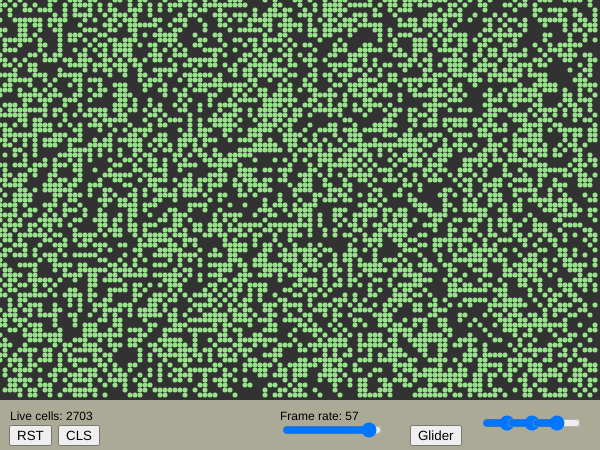
Frame 1 (no input)
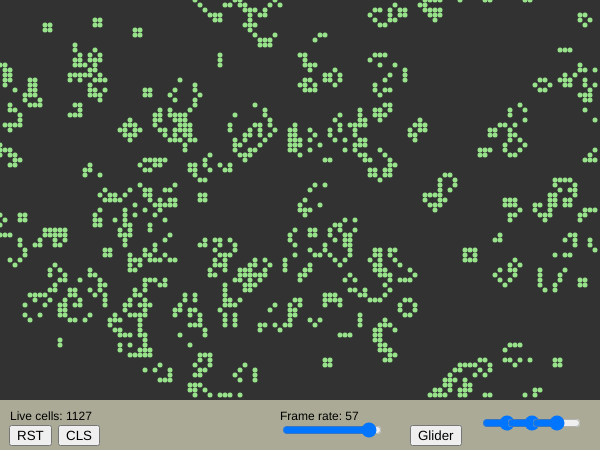
Frame 60 (no input)
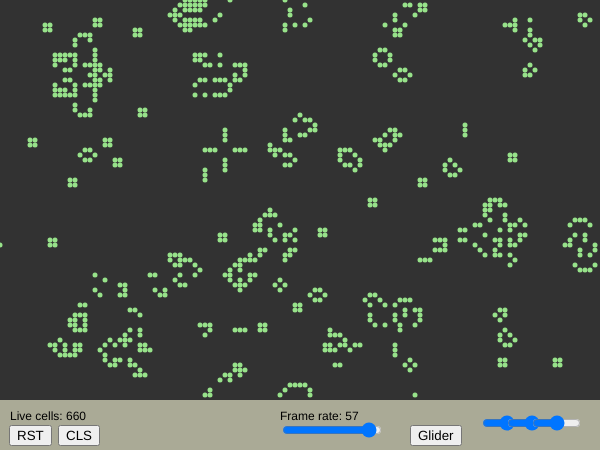
Frame 120 (the mouse pressed at the canvas centre since frame 60)

The p5.js sketch that drew these frames (run headless with seeded random() and noise() and a simulated clock; from frame 60 on, the mouse is pressed at the canvas centre):

// p5.js sketch
// ── sketch.js
var population = [];
var nextPop = [];
var fieldX = 600;
var fieldY = 400;
var liveCells = 0;
var resolution = 5;
var targetFrameRate = 80;


function setup() {
    createCanvas(600, 450);
    noStroke();

    population = createPop();
    nextPop = createPop();

    randomizePopulation();

    translate(0, 400);
    button = createButton('RST');
    button.position(9, 425);
    button.mousePressed(randomizePopulation);

    button = createButton('CLS');
    button.position(58, 425);
    button.mousePressed(function() { population = createPop(); nextPop = createPop();});

    button = createButton('Glider');
    button.position(410, 425);
    button.mousePressed(setGlider);

    //
    slider4 = createSlider(0, 50, 47);
    slider4.position(280, 420);
    slider4.style('width', '100px');

    slider1 = createSlider(0, 100);
    slider1.position(480, 413);
    slider1.style('width', '49px');
    slider1.style('rotate', -90);

    slider2 = createSlider(0, 100);
    slider2.position(505, 413);
    slider2.style('width', '49px');
    slider2.style('rotate', -90);

    slider3 = createSlider(0, 100);
    slider3.position(530, 413);
    slider3.style('width', '49px');
    slider3.style('rotate', -90);

}

function draw() {

    targetFrameRate = map(slider4.value(), 0, 100, 0.25, 120);
    frameRate(targetFrameRate);

    background(slider1.value(), slider2.value(), slider3.value());

    renderPopulation();

    renderBar();
}

function renderBar() {
    fill(170, 170, 150);
    push();
    translate(0, 400);
    rect(0, 0, 600, 50);
    fill(0);
    text('Live cells: ' + String(liveCells) , 10, 20);
    text('Frame rate: ' + targetFrameRate.toFixed(0) , 280, 20);
    pop();
}

function randomizePopulation() {
    for (var i = 0; i < fieldY / resolution; i++) {
        for (var j = 0; j < fieldX / resolution; j++) {
            population[i][j] = floor(random(2));
        }
    }
}

function setGlider() {
    
    var i = floor(2 + random(fieldY/resolution - 10));
    var j = floor(2 + random(fieldX/resolution - 10));

    population[i - 1][j - 1] = 0;
    population[i - 1][j] = 1;
    population[i - 1][j - 1] = 0;
    population[i][j - 1] = 0;
    population[i][j] = 0;
    population[i][j + 1] = 1;
    population[i + 1][j - 1] = 1;
    population[i + 1][j] = 1;
    population[i + 1][j + 1] = 1;
}

function renderPopulation() {
    var cntLive = 0;
    for (var i = 0; i < fieldY / resolution; i++) {
        for (var j = 0; j < fieldX / resolution; j++) {
            var cell = population[i][j];

            if (cell == 1) {
                fill(151, 226, 138);
                ellipse(j * resolution, i * resolution, resolution, resolution);
            }

            var neighbors = countNeighbors(population, j, i);

            if (mouseIsPressed) {
                if ((mouseX > j * resolution) && mouseX < (j * resolution + resolution)
                    && mouseY > (i * resolution) && mouseY < (i * resolution + resolution)) {

                    randomLife(population, j, i);

                }
            }

            if (cell == 0 && neighbors == 3) {
                nextPop[i][j] = 1;
            } else if (cell == 1 && (neighbors < 2 || neighbors > 3)) {
                nextPop[i][j] = 0;
            } else {
                nextPop[i][j] = cell;
            }

            cntLive += nextPop[i][j];

        }
    }

    liveCells = cntLive;
    population = nextPop;
    nextPop = createPop();
}

function countNeighbors(population, x, y) {
    sum = 0;

    for (i = -1; i < 2; i++) {
        for (j = -1; j < 2; j++) {

            var col = (fieldX/resolution + x + j) % (fieldX/resolution);
            var row = (fieldY/resolution + y + i) % (fieldY/resolution);

            sum += population[row][col];
        }
    }
    
    return sum - population[y][x];
}

function createPop() {
    var tmp = [];
    for (var i = 0; i < fieldY / resolution; i++) {
        tmp[i] = [];
        for (var j = 0; j < (fieldX / resolution); j++) {
            tmp[i][j] = 0;
        }
    }

    return tmp;
}

function randomLife(population, x, y) {
    for (i = -1; i < 2; i++) {
        for (j = -1; j < 2; j++) {

            var col = (fieldX/resolution + x + j) % (fieldX/resolution);
            var row = (fieldY/resolution + y + i) % (fieldY/resolution);

            population[row][col] = floor(random(2));
        }
    }
}
